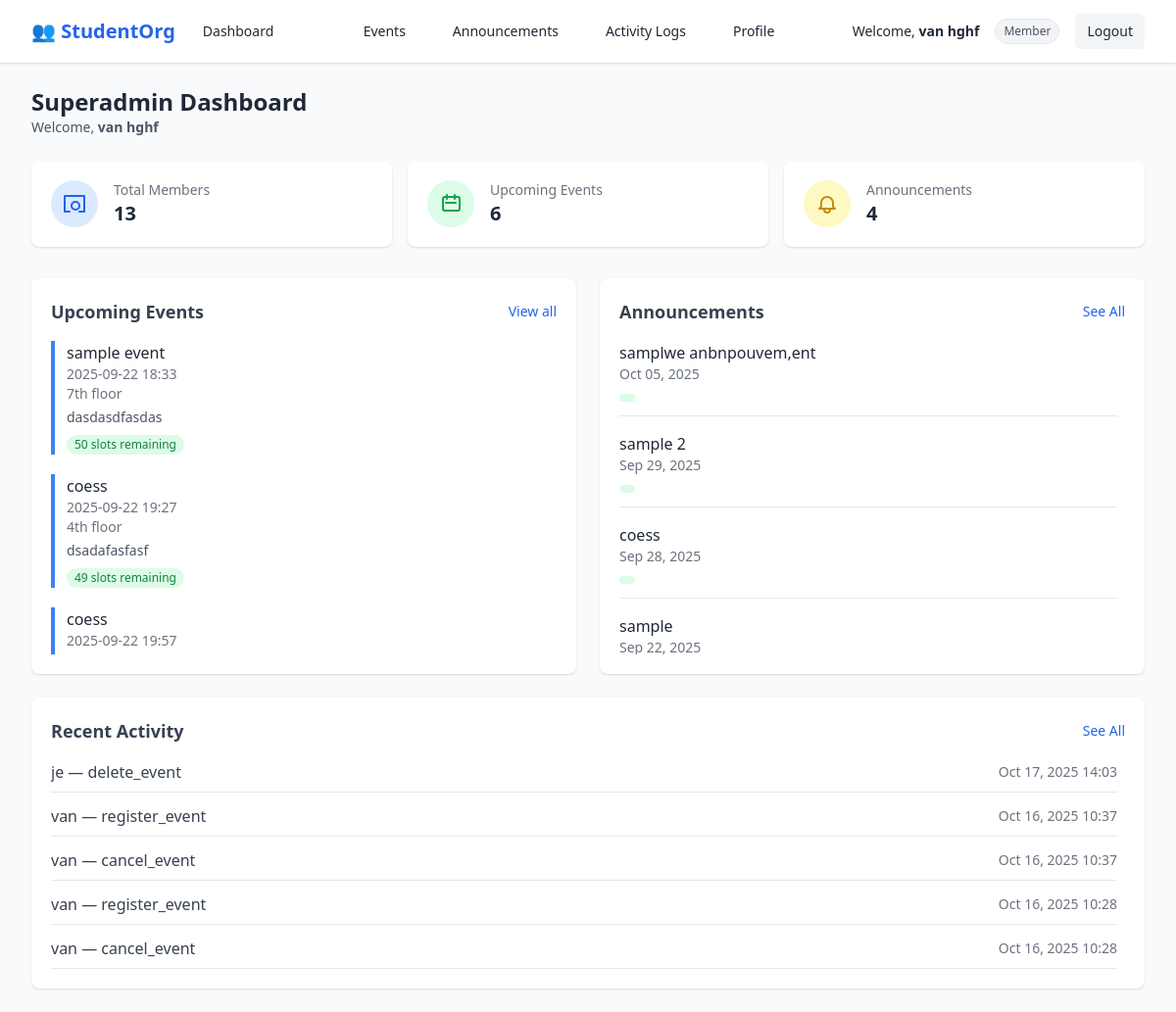
Screenshot of /dashboard/superadmin/ (signed in) with the database file from the repository.
### accounts/models.py (models this page shows, shortened)
class Event(models.Model):
    title = models.CharField(max_length=200)
    start_datetime = models.DateTimeField(default=timezone.now)
    end_datetime = models.DateTimeField(default=timezone.now)
    location = models.CharField(max_length=255, default="TBA")
    max_slots = models.PositiveIntegerField(default=50)
    description = models.TextField(blank=True, null=True)
    def slots_remaining(self):
        return self.max_slots - self.registrations.count()

class Announcement(models.Model):
    title = models.CharField(max_length=255)
    content = models.TextField()
    created_at = models.DateTimeField(auto_now_add=True)
    author = models.ForeignKey(User, on_delete=models.CASCADE)

class AuditLog(models.Model):
    user = models.ForeignKey(settings.AUTH_USER_MODEL, on_delete=models.SET_NULL, null=True, blank=True)
    action = models.CharField(max_length=255)
    target = models.CharField(max_length=255, null=True, blank=True)
    timestamp = models.DateTimeField(auto_now_add=True)

### accounts/views.py (the view)
# urls.py: path('dashboard/superadmin/', views.superadmin_dashboard, name="superadmin_dashboard"),
@login_required
def superadmin_dashboard(request):
    total_members = User.objects.count()
    total_events = Event.objects.count()
    total_announcements = Announcement.objects.count()
    events = Event.objects.order_by('start_datetime')[:5]
    announcements = Announcement.objects.order_by('-created_at')[:5]
    logs = AuditLog.objects.order_by('-timestamp')[:5]
    return render(request, 'accounts/superadmin_dashboard.html', {
        'total_members': total_members,
        'total_events': total_events,
        'total_announcements': total_announcements,
        'events': events,
        'announcements': announcements,
        'logs': logs,
    })
    return render(request, "accounts/superadmin_dashboard.html", context)

### accounts/templates/accounts/superadmin_dashboard.html (shortened to what this page needs)
{% extends "accounts/base.html" %}
{% block content %}
<div class="max-w-7xl mx-auto px-4 sm:px-6 lg:px-8 py-6">
  <div class="flex flex-col sm:flex-row sm:items-center sm:justify-between mb-6">
    <div>
      <h1 class="text-2xl font-bold text-gray-800 mb-2 sm:mb-0">Superadmin Dashboard</h1>
      <p class="text-gray-600 text-sm">
        Welcome, <strong>{{ user.get_full_name|default:user.username }}</strong>
      </p>
    </div>
  </div>
  <div class="grid grid-cols-1 sm:grid-cols-2 lg:grid-cols-3 gap-4 mb-8">
    <div class="bg-white shadow rounded-lg p-5 flex items-center gap-4">
      <div class="p-3 bg-blue-100 text-blue-600 rounded-full flex-shrink-0">
        <svg xmlns="http://www.w3.org/2000/svg" class="h-6 w-6" fill="none" viewBox="0 0 24 24" stroke="currentColor">
          <path stroke-linecap="round" stroke-linejoin="round" stroke-width="2"
            d="M17 20h5V4H2v16h5m10-6a4 4 0 11-8 0 4 4 0 018 0z" />
        </svg>
      </div>
      <div class="flex-1 min-w-0">
        <p class="text-gray-500 text-sm truncate">Total Members</p>
        <p class="text-xl font-semibold">{{ total_members }}</p>
      </div>
    </div>
    <div class="bg-white shadow rounded-lg p-5 flex items-center gap-4">
      <div class="p-3 bg-green-100 text-green-600 rounded-full flex-shrink-0">
        <svg xmlns="http://www.w3.org/2000/svg" class="h-6 w-6" fill="none" viewBox="0 0 24 24" stroke="currentColor">
          <path stroke-linecap="round" stroke-linejoin="round" stroke-width="2"
            d="M8 7V3m8 4V3m-9 8h10m-12 8h14a2 2 0 002-2V7a2 2 0 00-2-2H6a2 2 0 00-2 2v10a2 2 0 002 2z" />
        </svg>
      </div>
      <div class="flex-1 min-w-0">
        <p class="text-gray-500 text-sm truncate">Upcoming Events</p>
        <p class="text-xl font-semibold">{{ total_events }}</p>
      </div>
    </div>
    <div class="bg-white shadow rounded-lg p-5 flex items-center gap-4">
      <div class="p-3 bg-yellow-100 text-yellow-600 rounded-full flex-shrink-0">
      </div>
      <div class="flex-1 min-w-0">
        <p class="text-gray-500 text-sm truncate">Announcements</p>
        <p class="text-xl font-semibold">{{ total_announcements }}</p>
      </div>
    </div>
  </div>
  <div class="grid grid-cols-1 lg:grid-cols-2 gap-6">
    <div class="bg-white shadow rounded-lg p-5">
      <div class="flex items-center justify-between mb-4">
        <h2 class="text-lg font-semibold text-gray-700">Upcoming Events</h2>
        <a href="{% url 'accounts:event_list' %}" class="text-blue-600 text-sm hover:underline">View all</a>
      </div>
      {% if events %}
        <div class="space-y-5 max-h-80 overflow-y-auto scrollbar-thin scrollbar-thumb-gray-300 pr-2">
          {% for event in events %}
          <div class="border-l-4 border-blue-500 pl-3">
            <a href="{% url 'accounts:event_edit' event.id %}" class="font-medium text-gray-800 hover:underline">
              {{ event.title }}
            </a>
            <p class="text-sm text-gray-500">{{ event.start_datetime|date:"Y-m-d H:i" }}</p>
            <p class="text-sm text-gray-500">{{ event.location|default:"TBA" }}</p>
            {% if event.description %}
              <p class="text-sm text-gray-600 mt-1">{{ event.description }}</p>
            {% endif %}
            {% if event.max_slots %}
              <span class="inline-block mt-2 text-xs bg-green-100 text-green-700 px-2 py-0.5 rounded-full">
                {{ event.slots_remaining }} slots remaining
              </span>
            {% endif %}
          </div>
          {% endfor %}
        </div>
      {% else %}
        <p class="text-gray-500 text-sm">No upcoming events available.</p>
      {% endif %}
    </div>
    <div class="bg-white shadow rounded-lg p-5">
      <div class="flex items-center justify-between mb-4">
        <h2 class="text-lg font-semibold text-gray-700">Announcements</h2>
        <a href="{% url 'accounts:announcement_list' %}" class="text-blue-600 text-sm hover:underline">See All</a>
      </div>
      {% if announcements %}
        <ul class="space-y-4 max-h-80 overflow-y-auto scrollbar-thin scrollbar-thumb-gray-300 pr-2">
          {% for ann in announcements %}
          <li class="border-b pb-2">
            <p class="font-medium text-gray-800">{{ ann.title }}</p>
            <p class="text-sm text-gray-500">{{ ann.created_at|date:"M d, Y" }}</p>
            <span class="inline-block mt-1 px-2 py-1 text-xs rounded-full
              {% if ann.priority == 'High' %}bg-red-100 text-red-600
              {% elif ann.priority == 'Medium' %}bg-yellow-100 text-yellow-600
              {% else %}bg-green-100 text-green-600{% endif %}">
            </span>
          </li>
          {% endfor %}
        </ul>
      {% else %}
        <p class="text-gray-500 text-sm">No announcements available.</p>
      {% endif %}
    </div>
  </div>
  <div class="bg-white shadow rounded-lg p-5 mt-6">
    <div class="flex items-center justify-between mb-4">
      <h2 class="text-lg font-semibold text-gray-700">Recent Activity</h2>
      <a href="{% url 'accounts:audit_log_list' %}" class="text-blue-600 text-sm hover:underline">See All</a>
    </div>
    {% if logs %}
      <ul class="space-y-3 max-h-80 overflow-y-auto scrollbar-thin scrollbar-thumb-gray-300 pr-2">
        {% for log in logs %}
        <li class="flex justify-between items-center border-b pb-2">
          <span class="text-gray-700 truncate">{{ log.user }} — {{ log.action }}</span>
          <span class="text-sm text-gray-500 flex-shrink-0">{{ log.timestamp|date:"M d, Y H:i" }}</span>
        </li>
        {% endfor %}
      </ul>
    {% else %}
      <p class="text-gray-500 text-sm">No activity logs available.</p>
    {% endif %}
  </div>
</div>
{% endblock %}

### accounts/templates/accounts/base.html (shortened to what this page needs)
{% load static %}
<!DOCTYPE html>
<html lang="en">
<head>
  <script src="https://cdn.tailwindcss.com"></script>
  <link rel="stylesheet" href="{% static 'accounts/css/style.css' %}">
</head>
<body
  class="{% if request.resolver_match.url_name in 'login register' %}
         min-h-screen flex items-center justify-center bg-gradient-to-br from-blue-50 to-indigo-100 text-gray-800
         {% else %}
         bg-gray-50 text-gray-800
         {% endif %}">
  {% if request.resolver_match.url_name not in 'login register' %}
  <nav class="bg-white shadow">
    <div class="max-w-7xl mx-auto px-4 sm:px-6 lg:px-8">
      <div class="flex justify-between h-16 items-center">
        <div class="flex items-center space-x-4">
          <span class="text-xl font-bold text-blue-600 flex items-center">
            👥 StudentOrg
          </span>
          {% if user.is_superuser %}
            <a href="{% url 'accounts:superadmin_dashboard' %}"
               class="px-3 py-2 rounded-md text-sm font-medium
               {% if request.resolver_match.url_name == 'superadmin_dashboard' %} bg-blue-100 text-blue-700 {% else %} hover:bg-gray-100 {% endif %}">
              Dashboard
            </a>
          {% elif user.member.role == "admin" %}
            <a href="{% url 'accounts:admin_dashboard' %}"
               class="px-3 py-2 rounded-md text-sm font-medium
               {% if request.resolver_match.url_name == 'admin_dashboard' %} bg-blue-100 text-blue-700 {% else %} hover:bg-gray-100 {% endif %}">
              Dashboard
            </a>
          {% else %}
            <a href="{% url 'accounts:member_dashboard' %}"
               class="px-3 py-2 rounded-md text-sm font-medium
               {% if request.resolver_match.url_name == 'member_dashboard' %} bg-blue-100 text-blue-700 {% else %} hover:bg-gray-100 {% endif %}">
              Dashboard
            </a>
          {% endif %}
        </div>
        {% if user.member.role == "admin" or user.member.role == "superadmin" %}
        <div class="flex space-x-6">
          <a href="{% url 'accounts:membership_list' %}"
             class="px-3 py-2 rounded-md text-sm font-medium
             {% if request.resolver_match.url_name == 'membership_list' %} bg-blue-100 text-blue-700 {% else %} hover:bg-gray-100 {% endif %}">
            Members
          </a>
          <a href="{% url 'accounts:event_list' %}"
             class="px-3 py-2 rounded-md text-sm font-medium
             {% if request.resolver_match.url_name == 'event_list' %} bg-blue-100 text-blue-700 {% else %} hover:bg-gray-100 {% endif %}">
            Events
          </a>
          <a href="{% url 'accounts:announcement_list' %}"
             class="px-3 py-2 rounded-md text-sm font-medium
             {% if request.resolver_match.url_name == 'announcement_list' %} bg-blue-100 text-blue-700 {% else %} hover:bg-gray-100 {% endif %}">
            Announcements
          </a>
          <a href="{% url 'accounts:audit_log_list' %}"
             class="px-3 py-2 rounded-md text-sm font-medium
             {% if request.resolver_match.url_name == 'audit_log_list' %} bg-blue-100 text-blue-700 {% else %} hover:bg-gray-100 {% endif %}">
            Activity Logs
          </a>
          <a href="{% url 'accounts:profile_update' %}"
             class="px-3 py-2 rounded-md text-sm font-medium
             {% if request.resolver_match.url_name == 'profile_update' %} bg-blue-100 text-blue-700 {% else %} hover:bg-gray-100 {% endif %}">
            Profile
          </a>
        </div>
        {% else %}
        <div class="flex space-x-6">
          <a href="{% url 'accounts:event_list' %}"
             class="px-3 py-2 rounded-md text-sm font-medium
             {% if request.resolver_match.url_name == 'event_list' %} bg-blue-100 text-blue-700 {% else %} hover:bg-gray-100 {% endif %}">
            Events
          </a>
          <a href="{% url 'accounts:announcement_list' %}"
             class="px-3 py-2 rounded-md text-sm font-medium
             {% if request.resolver_match.url_name == 'announcement_list' %} bg-blue-100 text-blue-700 {% else %} hover:bg-gray-100 {% endif %}">
            Announcements
          </a>
          <a href="{% url 'accounts:audit_log_list' %}"
             class="px-3 py-2 rounded-md text-sm font-medium
             {% if request.resolver_match.url_name == 'audit_log_list' %} bg-blue-100 text-blue-700 {% else %} hover:bg-gray-100 {% endif %}">
            Activity Logs
          </a>
          <a href="{% url 'accounts:profile_update' %}"
             class="px-3 py-2 rounded-md text-sm font-medium
             {% if request.resolver_match.url_name == 'profile_update' %} bg-blue-100 text-blue-700 {% else %} hover:bg-gray-100 {% endif %}">
            Profile
          </a>
        </div>
        {% endif %}
        <div class="flex items-center space-x-4">
          <span class="text-sm">
            Welcome, <strong>{{ user.get_full_name|default:user.username }}</strong>
          </span>
          {% if user.is_superuser %}
            <span class="px-2 py-1 text-xs rounded-full bg-blue-100 text-blue-600 border border-blue-200">
              Superadmin
            </span>
          {% elif user.member.role == "admin" %}
            <span class="px-2 py-1 text-xs rounded-full bg-green-100 text-green-600 border border-green-200">
              Admin
            </span>
          {% else %}
            <span class="px-2 py-1 text-xs rounded-full bg-gray-100 text-gray-600 border border-gray-200">
              Member
            </span>
          {% endif %}
          <a href="{% url 'accounts:logout' %}"
             class="px-3 py-2 rounded-md bg-gray-100 hover:bg-gray-200 text-sm font-medium">
            Logout
          </a>
        </div>
      </div>
    </div>
  </nav>
  {% endif %}
  {% block content %}{% endblock %}
</body>
</html>

### rows the page displays
Event: title "sample event", start_datetime "2025-09-22 18:33", location "7th floor", description "dasdasdfasdas", slots_remaining "50"
Event: title "coess", start_datetime "2025-09-22 19:27", location "4th floor", description "dsadafasfasf", slots_remaining "49"
Event: title "coess", start_datetime "2025-09-22 19:57"
Announcement: title "samplwe anbnpouvem,ent", created_at "Oct 05, 2025"
Announcement: title "sample 2", created_at "Sep 29, 2025"
Announcement: title "coess", created_at "Sep 28, 2025"
Announcement: title "sample", created_at "Sep 22, 2025"
AuditLog: user "je", action "delete_event", timestamp "Oct 17, 2025 14:03"
AuditLog: user "van", action "register_event", timestamp "Oct 16, 2025 10:37"
AuditLog: user "van", action "cancel_event", timestamp "Oct 16, 2025 10:37"
AuditLog: user "van", action "register_event", timestamp "Oct 16, 2025 10:28"
AuditLog: user "van", action "cancel_event", timestamp "Oct 16, 2025 10:28"

### other values shown
{{ user.get_full_name|default:user.username }} "van hghf"
{{ total_members }} "13"
{{ total_events }} "6"
{{ total_announcements }} "4"
